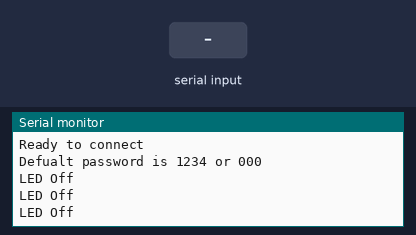
A sketch run on a simulated Arduino Uno, built with avr-gcc and run on an emulated ATmega328P. On the bench: the last lines printed to the serial monitor. The inputs (shaded band) are chosen by the test bench.

Above: at 1.2 s.
1.3 s: "1" received over Serial
At 2.1 s:
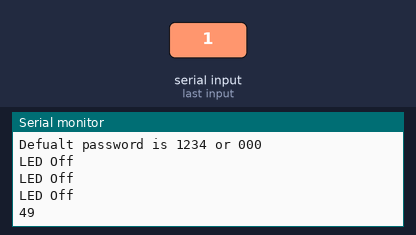
3.0 s: byte 1 (1) received over Serial
At 3.31 s:
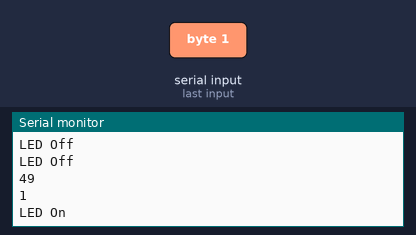
5.0 s: byte 0 (0) received over Serial
At 5.31 s:
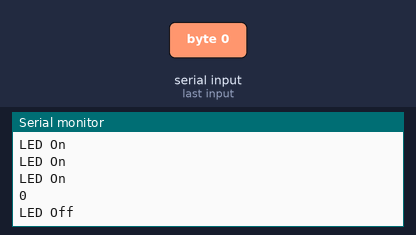
6.5 s: "0" received over Serial
At 7.2 s:
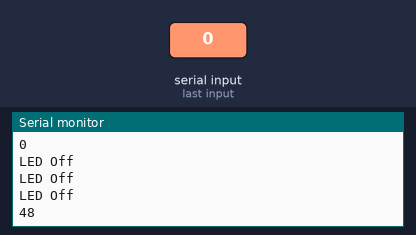
Timing chart, 0 to 9.0 s (numbered marks = the images above; inputs shaded):
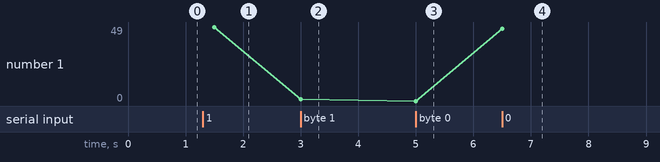

The sketch:

balanca_2021.ino
```cpp
#include <SoftwareSerial.h>
//SoftwareSerial MyBlue(0, 1); // RX | TX
int flag = 0;
int LED = 8;
void setup()
{
 Serial.begin(9600);

 Serial.println("Ready to connect\nDefualt password is 1234 or 000");
}
void loop()
{
 if (Serial.available())
 {
  flag = Serial.read();
  Serial.println(flag);
 }


 if (flag == 1)
 {

   Serial.println("LED On");
 }
 else if (flag == 0)
 {

   Serial.println("LED Off");
 }

 delay(500);
}
```

Measured:
- after the input at 1.3 s, the serial monitor: prints a new line after 0.20 s (image 1)
- after the input at 3.0 s, the serial monitor: prints a new line at once (image 2)
- after the input at 5.0 s, the serial monitor: prints a new line at once (image 3)
- after the input at 6.5 s, the serial monitor: prints a new line at once (image 4)
- plotted number 1: 49 → 1 after the input at 3.0 s, 1 → 0 after the input at 5.0 s, 0 → 48 after the input at 6.5 s
